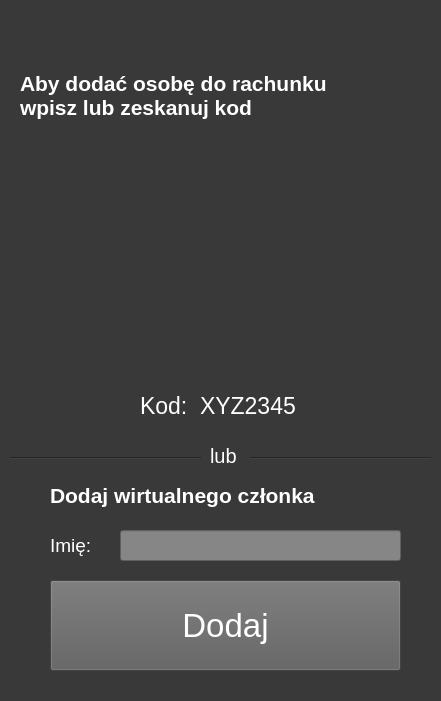
    <widget class="QWidget" name="widgetNowyCzlonek" native="true">
     <property name="geometry">
      <rect>
       <x>0</x>
       <y>-10</y>
       <width>441</width>
       <height>701</height>
      </rect>
     </property>
     <property name="autoFillBackground">
      <bool>false</bool>
     </property>
     <property name="styleSheet">
      <string notr="true">background-color: rgb(57, 57, 57);</string>
     </property>
     <widget class="QLabel" name="label_2">
      <property name="geometry">
       <rect>
        <x>20</x>
        <y>60</y>
        <width>431</width>
        <height>71</height>
       </rect>
      </property>
      <property name="font">
       <font>
        <family>Tahoma</family>
        <pointsize>16</pointsize>
        <bold>true</bold>
       </font>
      </property>
      <property name="styleSheet">
       <string notr="true">color: rgb(255, 255, 255);</string>
      </property>
      <property name="text">
       <string>Aby dodać osobę do rachunku
wpisz lub zeskanuj kod</string>
      </property>
     </widget>
     <widget class="QLabel" name="label_3">
      <property name="geometry">
       <rect>
        <x>140</x>
        <y>390</y>
        <width>61</width>
        <height>31</height>
       </rect>
      </property>
      <property name="font">
       <font>
        <family>Tahoma</family>
        <pointsize>17</pointsize>
        <bold>false</bold>
       </font>
      </property>
      <property name="styleSheet">
       <string notr="true">color: rgb(255, 255, 255);</string>
      </property>
      <property name="text">
       <string>Kod:</string>
      </property>
     </widget>
     <widget class="QLabel" name="label2_2">
      <property name="geometry">
       <rect>
        <x>210</x>
        <y>440</y>
        <width>41</width>
        <height>31</height>
       </rect>
      </property>
      <property name="font">
       <font>
        <family>Tahoma</family>
        <pointsize>15</pointsize>
        <bold>false</bold>
       </font>
      </property>
      <property name="styleSheet">
       <string notr="true">color: rgb(255, 255, 255);</string>
      </property>
      <property name="text">
       <string>lub</string>
      </property>
     </widget>
     <widget class="Line" name="line_2">
      <property name="geometry">
       <rect>
        <x>250</x>
        <y>450</y>
        <width>181</width>
        <height>16</height>
       </rect>
      </property>
      <property name="orientation">
       <enum>Qt::Orientation::Horizontal</enum>
      </property>
     </widget>
     <widget class="Line" name="line_3">
      <property name="geometry">
       <rect>
        <x>10</x>
        <y>450</y>
        <width>191</width>
        <height>16</height>
       </rect>
      </property>
      <property name="orientation">
       <enum>Qt::Orientation::Horizontal</enum>
      </property>
     </widget>
     <widget class="QLabel" name="label_5">
      <property name="geometry">
       <rect>
        <x>50</x>
        <y>480</y>
        <width>361</width>
        <height>31</height>
       </rect>
      </property>
      <property name="font">
       <font>
        <pointsize>16</pointsize>
        <bold>true</bold>
       </font>
      </property>
      <property name="styleSheet">
       <string notr="true">color: rgb(255, 255, 255);</string>
      </property>
      <property name="text">
       <string>Dodaj wirtualnego członka</string>
      </property>
     </widget>
     <widget class="QLabel" name="label_6">
      <property name="geometry">
       <rect>
        <x>50</x>
        <y>530</y>
        <width>61</width>
        <height>31</height>
       </rect>
      </property>
      <property name="font">
       <font>
        <family>Tahoma</family>
        <pointsize>14</pointsize>
        <bold>false</bold>
       </font>
      </property>
      <property name="styleSheet">
       <string notr="true">color: rgb(255, 255, 255);</string>
      </property>
      <property name="text">
       <string>Imię:</string>
      </property>
     </widget>
     <widget class="QLineEdit" name="lineEdit_2">
      <property name="geometry">
       <rect>
        <x>120</x>
        <y>530</y>
        <width>281</width>
        <height>31</height>
       </rect>
      </property>
      <property name="font">
       <font>
        <family>Tahoma</family>
        <pointsize>20</pointsize>
       </font>
      </property>
      <property name="styleSheet">
       <string notr="true">background-color: rgb(134, 134, 134);</string>
      </property>
      <property name="text">
       <string/>
      </property>
     </widget>
     <widget class="QPushButton" name="buttonDodajCzlonek">
      <property name="geometry">
       <rect>
        <x>50</x>
        <y>580</y>
        <width>351</width>
        <height>91</height>
       </rect>
      </property>
      <property name="font">
       <font>
        <family>Tahoma</family>
        <pointsize>25</pointsize>
        <bold>false</bold>
       </font>
      </property>
      <property name="cursor">
       <cursorShape>PointingHandCursor</cursorShape>
      </property>
      <property name="styleSheet">
       <string notr="true">color: rgb(255, 255, 255);
	background-color: rgb(94, 94, 94);</string>
      </property>
      <property name="text">
       <string>Dodaj</string>
      </property>
     </widget>
     <widget class="QPushButton" name="buttonCzlonkowieClose">
      <property name="geometry">
       <rect>
        <x>10</x>
        <y>10</y>
        <width>50</width>
        <height>50</height>
       </rect>
      </property>
      <property name="styleSheet">
       <string notr="true">border-radius: 100px;</string>
      </property>
      <property name="text">
       <string/>
      </property>
      <property name="icon">
       <iconset theme="QIcon::ThemeIcon::EditClear"/>
      </property>
      <property name="iconSize">
       <size>
        <width>50</width>
        <height>50</height>
       </size>
      </property>
     </widget>
     <widget class="QLabel" name="label_11">
      <property name="geometry">
       <rect>
        <x>200</x>
        <y>390</y>
        <width>111</width>
        <height>31</height>
       </rect>
      </property>
      <property name="font">
       <font>
        <family>Tahoma</family>
        <pointsize>17</pointsize>
        <bold>false</bold>
       </font>
      </property>
      <property name="styleSheet">
       <string notr="true">color: rgb(255, 255, 255);</string>
      </property>
      <property name="text">
       <string>XYZ2345</string>
      </property>
     </widget>
     <widget class="QLabel" name="label_4">
      <property name="geometry">
       <rect>
        <x>120</x>
        <y>150</y>
        <width>221</width>
        <height>231</height>
       </rect>
      </property>
      <property name="text">
       <string/>
      </property>
      <property name="pixmap">
       <pixmap>KodQr.jpg</pixmap>
      </property>
     </widget>
    </widget>
